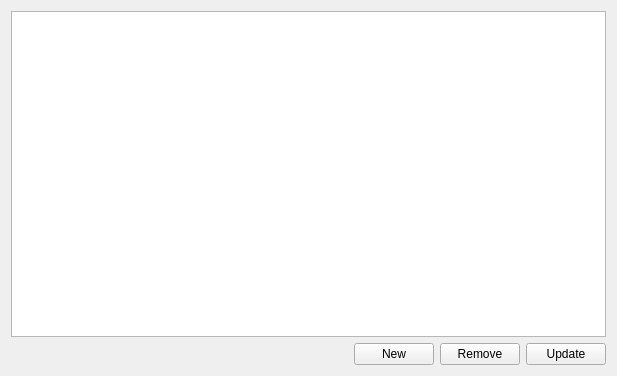
<?xml version="1.0" encoding="UTF-8"?>
<ui version="4.0">
 <class>Widget</class>
 <widget class="QWidget" name="Widget">
  <property name="geometry">
   <rect>
    <x>0</x>
    <y>0</y>
    <width>617</width>
    <height>376</height>
   </rect>
  </property>
  <property name="windowTitle">
   <string>Widget</string>
  </property>
  <layout class="QVBoxLayout" name="verticalLayout">
   <item>
    <widget class="QTableView" name="tableView"/>
   </item>
   <item>
    <layout class="QHBoxLayout" name="horizontalLayout">
     <item>
      <spacer name="horizontalSpacer">
       <property name="orientation">
        <enum>Qt::Horizontal</enum>
       </property>
       <property name="sizeHint" stdset="0">
        <size>
         <width>40</width>
         <height>20</height>
        </size>
       </property>
      </spacer>
     </item>
     <item>
      <widget class="QPushButton" name="New">
       <property name="text">
        <string>New</string>
       </property>
      </widget>
     </item>
     <item>
      <widget class="QPushButton" name="Remove">
       <property name="text">
        <string>Remove</string>
       </property>
      </widget>
     </item>
     <item>
      <widget class="QPushButton" name="Update">
       <property name="text">
        <string>Update</string>
       </property>
      </widget>
     </item>
    </layout>
   </item>
  </layout>
 </widget>
 <layoutdefault spacing="6" margin="11"/>
 <resources/>
 <connections/>
</ui>
